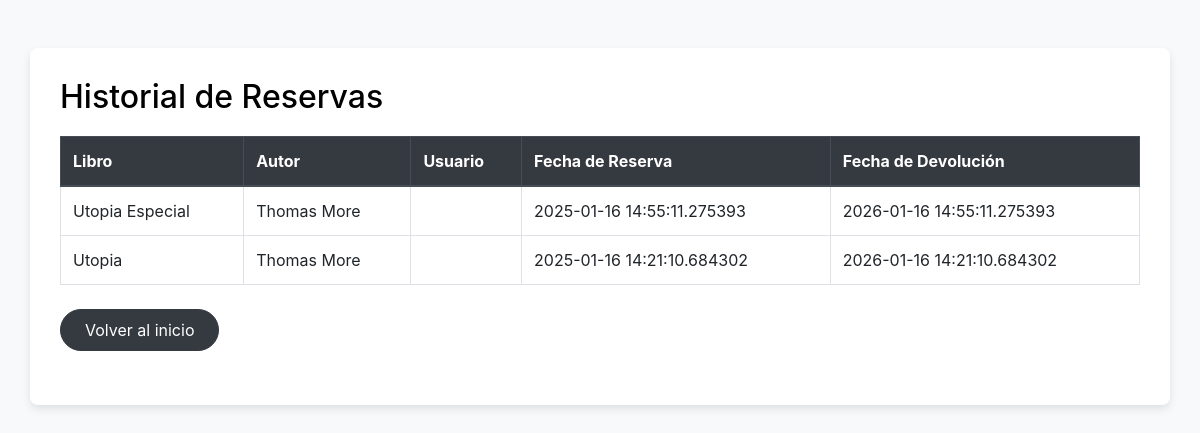
Page /historial on the earlier database version.
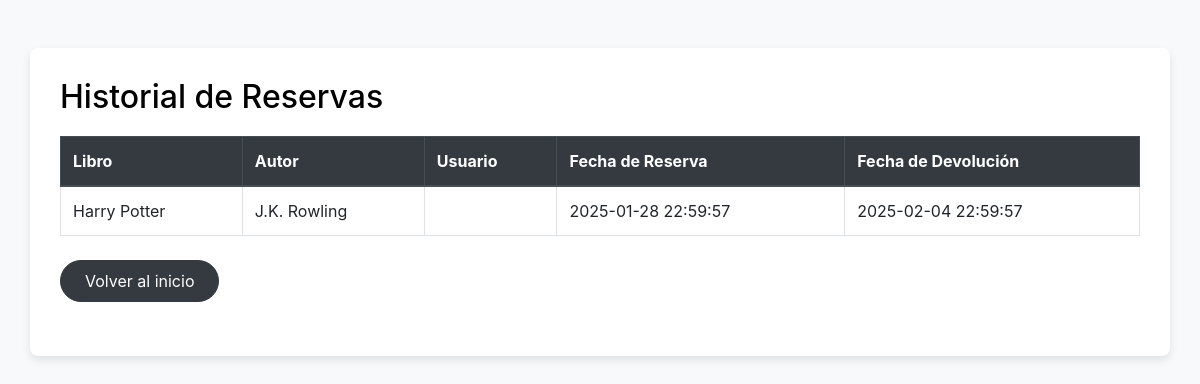
Same page on the later database version.
### tables this page shows
CREATE TABLE reservas (
    id_reserva INTEGER PRIMARY KEY AUTOINCREMENT,
    id_libro INTEGER NOT NULL,
    id_usuario INTEGER NOT NULL,
    fecha_reserva TEXT NOT NULL,
    fecha_devolucion TEXT NOT NULL,
    FOREIGN KEY (id_libro) REFERENCES biblioteca(id_libro),
    FOREIGN KEY (id_usuario) REFERENCES usuarios(id_usuario)
);

CREATE TABLE biblioteca (
    id_libro INTEGER PRIMARY KEY AUTOINCREMENT,
    nombre TEXT NOT NULL,
    autor TEXT NOT NULL,
    categoria TEXT NOT NULL,
    estado TEXT NOT NULL,
    id_estanteria INTEGER NOT NULL,
    id_estante INTEGER NOT NULL,
    nivel_acceso INTEGER NOT NULL 
);

### app.py (the view)
@app.route("/historial")
def historial():
    with conexion_db.get_db() as conn:
        historial = conn.execute('''
            SELECT * FROM reservas
            JOIN biblioteca ON reservas.id_libro = biblioteca.id_libro
            JOIN usuarios ON reservas.id_usuario = usuarios.id_usuario
            ORDER BY reservas.fecha_reserva DESC
        ''').fetchall()
    return render_template("historial.html", historial=historial)

### persistencia/conexion_db.py (called while the page is built)
    def get_db(self):
        conn = sqlite3.connect('data/biblioteca.db')
        conn.row_factory = sqlite3.Row
        return conn

### templates/historial.html (shortened to what this page needs)
<!DOCTYPE html>
<html lang="es">
<head>
    <link rel="stylesheet" href="https://maxcdn.bootstrapcdn.com/bootstrap/4.5.2/css/bootstrap.min.css">
</head>
<body>
    <div class="container mt-5">
        <h1>Historial de Reservas</h1>
        <table class="table table-bordered table-hover">
            <thead class="thead-dark">
                <tr>
                    <th>Libro</th>
                    <th>Autor</th>
                    <th>Usuario</th>
                    <th>Fecha de Reserva</th>
                    <th>Fecha de Devolución</th>
                </tr>
            </thead>
            <tbody>
                {% for reserva in historial %}
                <tr>
                    <td>{{ reserva['nombre'] }}</td>
                    <td>{{ reserva['autor'] }}</td>
                    <td>{{ reserva['nombre_usuario'] }}</td>
                    <td>{{ reserva['fecha_reserva'] }}</td>
                    <td>{{ reserva['fecha_devolucion'] }}</td>
                </tr>
                {% else %}
                <tr>
                    <td colspan="5" class="text-center">No hay reservas en el historial.</td>
                </tr>
                {% endfor %}
            </tbody>
        </table>
        <div class="d-flex justify-content-start mt-4 mb-4">
            <a href="{{ url_for('index') }}" class="btn btn-dark px-4 py-2 fw-bold rounded-pill">
                Volver al inicio
            </a>
        </div>
    </div>
</body>
</html>

### templates/historial.html (style rules this page uses)
body { background-color: #f8f9fa; }
.container { background-color: #ffffff; padding: 30px; border-radius: 8px; box-shadow: 0 4px 8px rgba(0, 0, 0, 0.1); }
h1 { font-size: 2rem; color: #000000; margin-bottom: 20px; }
.table { margin-top: 20px; }

Differences in the rows shown:
removed reservas: nombre "Utopia Especial", autor "Thomas More", fecha_reserva "2025-01-16 14:55:11.275393", fecha_devolucion "2026-01-16 14:55:11.275393"
removed reservas: nombre "Utopia", autor "Thomas More", fecha_reserva "2025-01-16 14:21:10.684302", fecha_devolucion "2026-01-16 14:21:10.684302"
added reservas: nombre "Harry Potter", autor "J.K. Rowling", fecha_reserva "2025-01-28 22:59:57", fecha_devolucion "2025-02-04 22:59:57"
